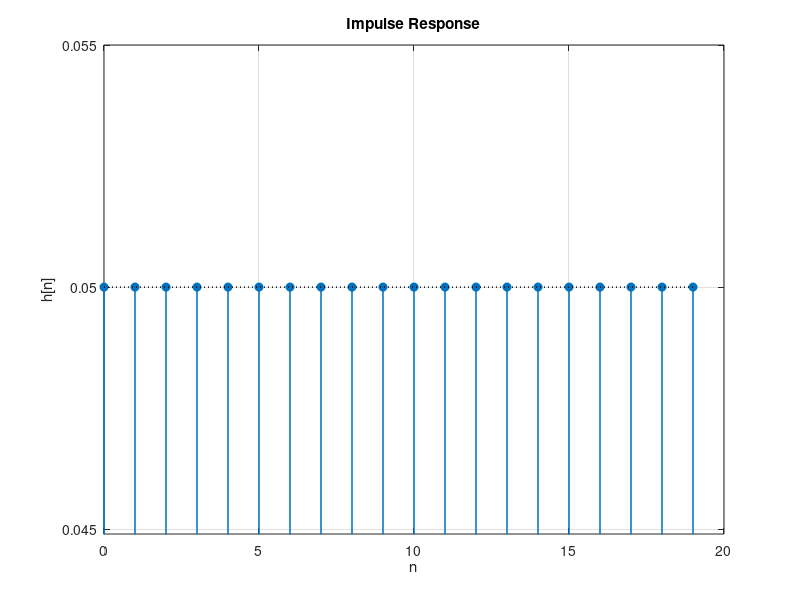
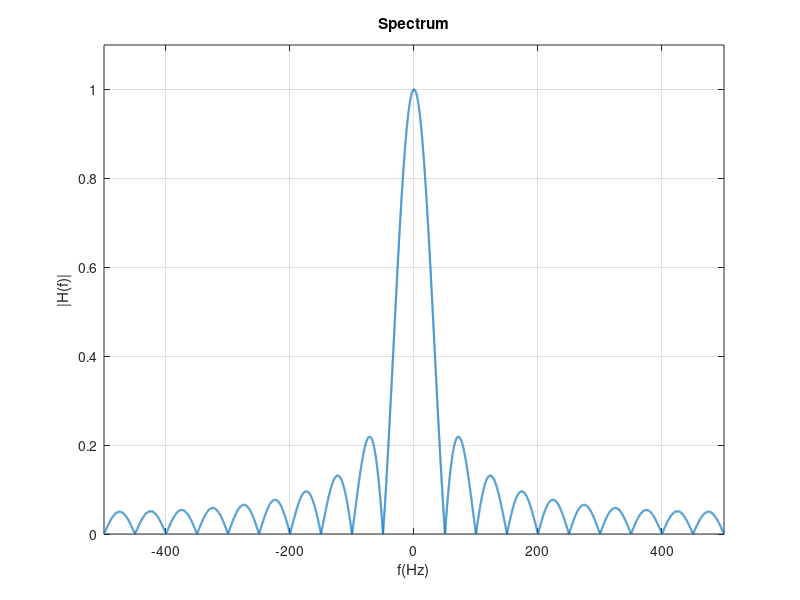

These charts were generated, in order, by the following MATLAB code: (Note: this script raises an error after producing the figures.)
%% Q2: Mean removal, rectangular low pass filter with first null at 50 Hz, and PDF analysis
clear; clc; close all;

fs = 1000;          % Hz
N  = 10000;         % number of samples
t  = (0:N-1)/fs;    % seconds
x  = rand(N,1);     % Uniform(0,1)

% Subtract theoretical mean
x0 = x - 0.5;       % mean of U(0,1) is 0.5 -> now mean ~ 0

% Rectangular low pass filter (moving average (MA)) with first null at 50 Hz
% First null of MA(L) is fs/L -> choose L = fs/50 = 20
L = round(fs/50);     % choose L so first null is at fs/L = 50 Hz
b = ones(1, L) / L;   % rectangular (moving-average) impulse response
a = 1;

% Plot impulse response
n  = 0:L-1;

figure;
stem(n, b, 'filled', 'LineWidth', 1.1); 
hold on;
plot([n(1) n(end)], [1/L 1/L], 'k:', 'LineWidth', 1);   % reference line at 1/L
grid on; 
box on;
xlabel('n'); ylabel('h[n]');
title('Impulse Response');
xlim([0 L]); 
ylim([1/L - 0.0051, 1/L + 0.005]);  % small vertical range around 1/L (≈0.05 for L=20)
yticks([0.045 0.050 0.055]);

% Plot transfer function (magnitude response) of the filter 
% and confirm first null at 50 Hz
% Frequency response (two-sided, centered at 0 Hz)
Nfft = 32768;              % high enough for fine frequency grid
H    = fftshift(fft(b, Nfft));
f    = linspace(-fs/2, fs/2, Nfft);
Hmag = abs(H) / max(abs(H));   % normalize to 1 at DC

figure;
plot(f, Hmag, 'LineWidth', 1.5); 
grid on; 
box on;
xlabel('f(Hz)'); ylabel('|H(f)|');
title('Spectrum');
xlim([-500 500]); ylim([0 1.1]);

% Mark the first nulls at ±fs/L = ±50 Hz
fnull = fs/L;                       % should be 50 Hz
xline( fnull, '--r', '50 Hz', 'LabelVerticalAlignment','bottom');
xline(-fnull, '--r', '-50 Hz', 'LabelVerticalAlignment','bottom'); 


% Causal filtering (introduces delay of (L-1)/2 samples).
y = filter(b, a, x0);

% Plot filtered random signal
figure;
plot(t, y, 'LineWidth', 1.2);
hold on;
grid on; 
box on;
xlim([0 10]);
ylim([-0.25 0.24]);
xlabel('t(s)');
ylabel('Amplitude');
title('Random Signal');

% PDF and plot of the filtered signal
nbins = 100;
[centers, pdf_est, binWidth] = estimate_pdf_plot(y, nbins);
hold on;

% Theoretical Gaussian PDF (CLT approximation: N(0, sigma^2), sigma^2 = (1/12)/L)
sigma = sqrt(1/(12*L));           % variance of average of L Uniform(-0.5,0.5)
ygrid = linspace(-0.5, 0.5, 1000); % cover the same amplitude range
fa_gauss = (1/(sqrt(2*pi)*sigma)) * exp(-0.5*(ygrid/sigma).^2);

% Overlay the Gaussian on the estimated PDF
hold on; % keep the histogram visible
plot(ygrid, fa_gauss, 'r-', 'LineWidth', 2);
xlim([-0.35 0.35]);
ylim([0 7.5])
legend('Estimated PDF', 'Gaussian approx', 'Location', 'best');
grid on;
